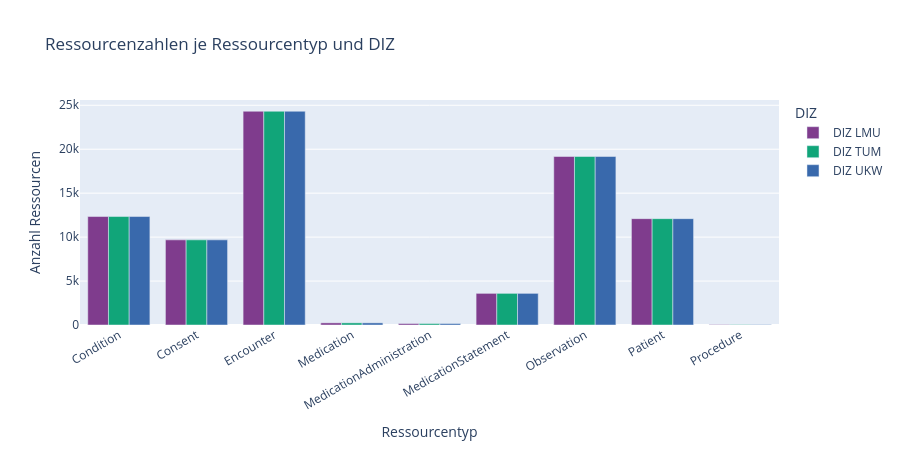

The code cell stored with this chart in its notebook:
### Markdown cell above
---
## 1. Datensatz-Übersicht

### Code cell
# ── 1a. Ressourcenzahlen pro DIZ ─────────────────────────────────────────
fig = px.bar(
    df_summary,
    x="resource_type", y="total_resources", color="diz",
    barmode="group",
    color_discrete_map=COLOR_MAP,
    title="Ressourcenzahlen je Ressourcentyp und DIZ",
    labels={"total_resources": "Anzahl Ressourcen", "resource_type": "Ressourcentyp", "diz": "DIZ"},
    height=450
)
fig.update_layout(xaxis_tickangle=-30)
fig.show()

### Figure 1 — Plotly figure (JSON) as saved in the notebook; plotly's stock layout.template omitted (floating-point values rounded to 4 significant figures)
{"data": [{"alignmentgroup": "True", "hovertemplate": "DIZ=DIZ LMU<br>Ressourcentyp=%{x}<br>Anzahl Ressourcen=%{y}<extra></extra>", "legendgroup": "DIZ LMU", "marker": {"color": "rgb(127, 60, 141)", "pattern": {"shape": ""}}, "name": "DIZ LMU", "offsetgroup": "DIZ LMU", "orientation": "v", "showlegend": true, "textposition": "auto", "x": ["Condition", "Consent", "Encounter", "Medication", "MedicationAdministration", "MedicationStatement", "Observation", "Patient", "Procedure"], "xaxis": "x", "y": [12342, 9687, 24321, 242, 165, 3600, 19174, 12101, 47], "yaxis": "y", "type": "bar"}, {"alignmentgroup": "True", "hovertemplate": "DIZ=DIZ TUM<br>Ressourcentyp=%{x}<br>Anzahl Ressourcen=%{y}<extra></extra>", "legendgroup": "DIZ TUM", "marker": {"color": "rgb(17, 165, 121)", "pattern": {"shape": ""}}, "name": "DIZ TUM", "offsetgroup": "DIZ TUM", "orientation": "v", "showlegend": true, "textposition": "auto", "x": ["Condition", "Consent", "Encounter", "Medication", "MedicationAdministration", "MedicationStatement", "Observation", "Patient", "Procedure"], "xaxis": "x", "y": [12342, 9687, 24321, 242, 165, 3600, 19174, 12101, 47], "yaxis": "y", "type": "bar"}, {"alignmentgroup": "True", "hovertemplate": "DIZ=DIZ UKW<br>Ressourcentyp=%{x}<br>Anzahl Ressourcen=%{y}<extra></extra>", "legendgroup": "DIZ UKW", "marker": {"color": "rgb(57, 105, 172)", "pattern": {"shape": ""}}, "name": "DIZ UKW", "offsetgroup": "DIZ UKW", "orientation": "v", "showlegend": true, "textposition": "auto", "x": ["Condition", "Consent", "Encounter", "Medication", "MedicationAdministration", "MedicationStatement", "Observation", "Patient", "Procedure"], "xaxis": "x", "y": [12342, 9687, 24321, 242, 165, 3600, 19174, 12101, 47], "yaxis": "y", "type": "bar"}], "layout": {"xaxis": {"anchor": "y", "domain": [0.0, 1.0], "title": {"text": "Ressourcentyp"}, "tickangle": -30}, "yaxis": {"anchor": "x", "domain": [0.0, 1.0], "title": {"text": "Anzahl Ressourcen"}}, "legend": {"title": {"text": "DIZ"}, "tracegroupgap": 0}, "title": {"text": "Ressourcenzahlen je Ressourcentyp und DIZ"}, "barmode": "group", "height": 450}}
